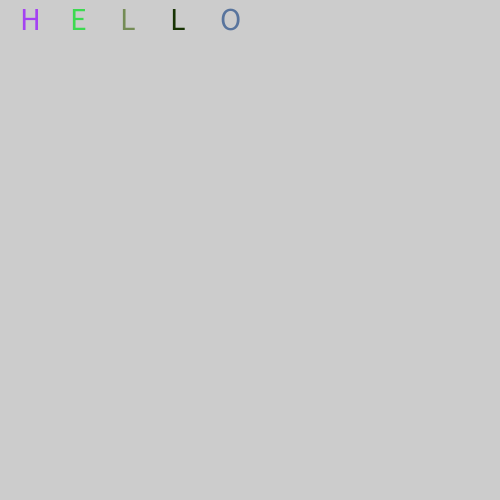
Frame 1 (no input)
Frame 60 (the mouse pressed at the canvas centre just before this capture): identical to frame 1, image omitted
Frame 120 (the mouse held since frame 60 and released just before this capture): identical to frame 1, image omitted

The Processing sketch that drew this single still picture (run headless with seeded random() and noise(); from frame 60 on, the mouse is pressed at the canvas centre):

// Processing sketch: quiz2_b
// ── quiz2_b.pde
/*
Nicholas Miller
This is part 2 of Quiz 2!
*/

String[] myWord = {"H","E", "L", "L", "O"};
float[] myRed = new float[myWord.length];
float[] myGreen = new float[myWord.length];
float[] myBlue = new float[myWord.length];

void setup() {
  size(500, 500);
  randomColors();
  textSize(32);
  for (int i = 0; i < myWord.length; i++) {
    fill(myRed[i], myGreen[i], myBlue[i], 255);
    text(myWord[i], i*50 + 20, 30);
  }
}

void draw() {
  
}

void randomColors() {
  
  for (int i = 0; i < myWord.length; i++) {
    float randRed = random(255);
    float randGreen = random(255);
    float randBlue = random(255);
  
    myRed[i] = randRed;
    myGreen[i] = randGreen;
    myBlue[i] = randBlue;
  }  
}
